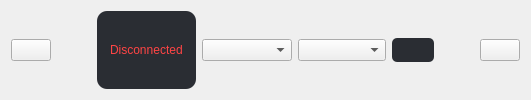
        <widget class="QWidget" name="top_menu_widget" native="true">
         <property name="minimumSize">
          <size>
           <width>100</width>
           <height>0</height>
          </size>
         </property>
         <layout class="QHBoxLayout" name="horizontalLayout_4">
          <item>
           <widget class="QPushButton" name="menu_scrl">
            <property name="text">
             <string/>
            </property>
            <property name="icon">
             <iconset resource="resource.qrc">
              <normaloff>:/icons/icons/menu.svg</normaloff>:/icons/icons/menu.svg</iconset>
            </property>
            <property name="iconSize">
             <size>
              <width>24</width>
              <height>24</height>
             </size>
            </property>
            <property name="checkable">
             <bool>true</bool>
            </property>
            <property name="autoRepeat">
             <bool>false</bool>
            </property>
            <property name="autoExclusive">
             <bool>false</bool>
            </property>
           </widget>
          </item>
          <item>
           <spacer name="horizontalSpacer">
            <property name="orientation">
             <enum>Qt::Horizontal</enum>
            </property>
            <property name="sizeHint" stdset="0">
             <size>
              <width>40</width>
              <height>20</height>
             </size>
            </property>
           </spacer>
          </item>
          <item>
           <layout class="QHBoxLayout" name="horizontalLayout_3">
            <item>
             <widget class="QLabel" name="connectionStatus">
              <property name="styleSheet">
               <string notr="true">QLabel {
    background-color: #2a2d33;
    border-radius: 10px;
    padding: 5px 10px;
    color: #ff4444;
}</string>
              </property>
              <property name="text">
               <string>Disconnected</string>
              </property>
             </widget>
            </item>
            <item>
             <widget class="QComboBox" name="PortSelect">
              <property name="placeholderText">
               <string>Select Port</string>
              </property>
             </widget>
            </item>
            <item>
             <widget class="QComboBox" name="BaudRateSelect">
              <property name="placeholderText">
               <string>Baud Rate</string>
              </property>
             </widget>
            </item>
            <item>
             <widget class="QPushButton" name="Connection_Button">
              <property name="icon">
               <iconset resource="resource.qrc">
                <normaloff>:/icons/icons/connection_img.png</normaloff>:/icons/icons/connection_img.png</iconset>
              </property>
              <property name="styleSheet">
               <string notr="true">QPushButton {
    background-color: #2a2d33;
    border-radius: 5px;
    padding: 5px;
}

QPushButton:hover {
    background-color: #3a3d43;
}</string>
              </property>
             </widget>
            </item>
           </layout>
          </item>
          <item>
           <spacer name="horizontalSpacer_2">
            <property name="orientation">
             <enum>Qt::Horizontal</enum>
            </property>
            <property name="sizeHint" stdset="0">
             <size>
              <width>40</width>
              <height>20</height>
             </size>
            </property>
           </spacer>
          </item>
          <item>
           <widget class="QPushButton" name="profile_Btn">
            <property name="text">
             <string/>
            </property>
            <property name="icon">
             <iconset resource="resource.qrc">
              <normaloff>:/icons/icons/user.svg</normaloff>:/icons/icons/user.svg</iconset>
            </property>
            <property name="iconSize">
             <size>
              <width>24</width>
              <height>24</height>
             </size>
            </property>
            <property name="checkable">
             <bool>true</bool>
            </property>
            <property name="checked">
             <bool>false</bool>
            </property>
            <property name="autoExclusive">
             <bool>false</bool>
            </property>
           </widget>
          </item>
         </layout>
        </widget>
